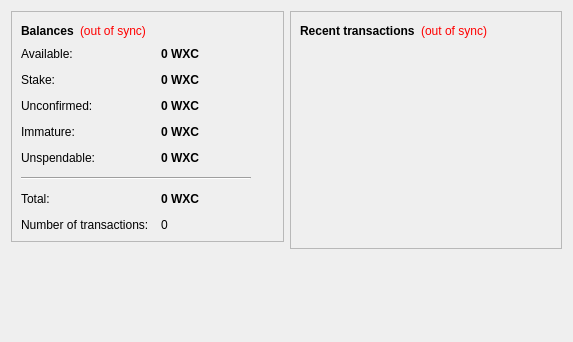
<?xml version="1.0" encoding="UTF-8"?>
<ui version="4.0">
 <class>OverviewPage</class>
 <widget class="QWidget" name="OverviewPage">
  <property name="geometry">
   <rect>
    <x>0</x>
    <y>0</y>
    <width>573</width>
    <height>342</height>
   </rect>
  </property>
  <property name="windowTitle">
   <string>Form</string>
  </property>
  <layout class="QHBoxLayout" name="horizontalLayout" stretch="1,1">
   <item>
    <layout class="QVBoxLayout" name="verticalLayout_2">
     <item>
      <widget class="QFrame" name="frame">
       <property name="frameShape">
        <enum>QFrame::StyledPanel</enum>
       </property>
       <property name="frameShadow">
        <enum>QFrame::Raised</enum>
       </property>
       <layout class="QVBoxLayout" name="verticalLayout_4">
        <item>
         <layout class="QHBoxLayout" name="horizontalLayout_4">
          <item>
           <widget class="QLabel" name="label_5">
            <property name="font">
             <font>
              <weight>75</weight>
              <bold>true</bold>
             </font>
            </property>
            <property name="text">
             <string>Balances</string>
            </property>
           </widget>
          </item>
          <item>
           <widget class="QLabel" name="labelWalletStatus">
            <property name="toolTip">
             <string>The displayed information may be out of date. Your wallet automatically synchronizes with the WXCOIN network after a connection is established, but this process has not completed yet.</string>
            </property>
            <property name="styleSheet">
             <string notr="true">QLabel { color: red; }</string>
            </property>
            <property name="text">
             <string notr="true">(out of sync)</string>
            </property>
            <property name="alignment">
             <set>Qt::AlignLeading|Qt::AlignLeft|Qt::AlignVCenter</set>
            </property>
           </widget>
          </item>
          <item>
           <spacer name="horizontalSpacer_2">
            <property name="orientation">
             <enum>Qt::Horizontal</enum>
            </property>
            <property name="sizeHint" stdset="0">
             <size>
              <width>40</width>
              <height>20</height>
             </size>
            </property>
           </spacer>
          </item>
         </layout>
        </item>
        <item>
         <layout class="QFormLayout" name="formLayout_2">
          <property name="fieldGrowthPolicy">
           <enum>QFormLayout::AllNonFixedFieldsGrow</enum>
          </property>
          <property name="horizontalSpacing">
           <number>12</number>
          </property>
          <property name="verticalSpacing">
           <number>12</number>
          </property>
          <item row="0" column="0">
           <widget class="QLabel" name="labelAvailableText">
            <property name="toolTip">
             <string>Your current available balance</string>
            </property>
            <property name="text">
             <string>Available:</string>
            </property>
           </widget>
          </item>
          <item row="0" column="1">
           <widget class="QLabel" name="labelAvailable">
            <property name="font">
             <font>
              <weight>75</weight>
              <bold>true</bold>
             </font>
            </property>
            <property name="cursor">
             <cursorShape>IBeamCursor</cursorShape>
            </property>
            <property name="toolTip">
             <string>Your current available balance</string>
            </property>
            <property name="text">
             <string notr="true">0 WXC</string>
            </property>
            <property name="alignment">
             <set>Qt::AlignLeading|Qt::AlignLeft|Qt::AlignVCenter</set>
            </property>
            <property name="textInteractionFlags">
             <set>Qt::LinksAccessibleByMouse|Qt::TextSelectableByKeyboard|Qt::TextSelectableByMouse</set>
            </property>
           </widget>
          </item>
          <item row="1" column="0">
           <widget class="QLabel" name="label_6">
            <property name="toolTip">
             <string>Total of coins that was staked, and do not yet count toward the current balance</string>
            </property>
            <property name="text">
             <string>Stake:</string>
            </property>
           </widget>
          </item>
          <item row="1" column="1">
           <widget class="QLabel" name="labelStake">
            <property name="font">
             <font>
              <weight>75</weight>
              <bold>true</bold>
             </font>
            </property>
            <property name="cursor">
             <cursorShape>IBeamCursor</cursorShape>
            </property>
            <property name="toolTip">
             <string>Total of coins that was staked, and do not yet count toward the current balance</string>
            </property>
            <property name="text">
             <string notr="true">0 WXC</string>
            </property>
            <property name="alignment">
             <set>Qt::AlignLeading|Qt::AlignLeft|Qt::AlignVCenter</set>
            </property>
            <property name="textInteractionFlags">
             <set>Qt::LinksAccessibleByMouse|Qt::TextSelectableByKeyboard|Qt::TextSelectableByMouse</set>
            </property>
           </widget>
          </item>
          <item row="2" column="0">
           <widget class="QLabel" name="label_3">
            <property name="toolTip">
             <string>Total of transactions that have yet to be confirmed, and do not yet count toward the current balance</string>
            </property>
            <property name="text">
             <string>Unconfirmed:</string>
            </property>
           </widget>
          </item>
          <item row="2" column="1">
           <widget class="QLabel" name="labelUnconfirmed">
            <property name="font">
             <font>
              <weight>75</weight>
              <bold>true</bold>
             </font>
            </property>
            <property name="cursor">
             <cursorShape>IBeamCursor</cursorShape>
            </property>
            <property name="toolTip">
             <string>Total of transactions that have yet to be confirmed, and do not yet count toward the current balance</string>
            </property>
            <property name="text">
             <string notr="true">0 WXC</string>
            </property>
            <property name="alignment">
             <set>Qt::AlignLeading|Qt::AlignLeft|Qt::AlignVCenter</set>
            </property>
            <property name="textInteractionFlags">
             <set>Qt::LinksAccessibleByMouse|Qt::TextSelectableByKeyboard|Qt::TextSelectableByMouse</set>
            </property>
           </widget>
          </item>
          <item row="3" column="0">
           <widget class="QLabel" name="labelImmatureText">
            <property name="toolTip">
             <string>Mined balance that has not yet matured</string>
            </property>
            <property name="text">
             <string>Immature:</string>
            </property>
           </widget>
          </item>
          <item row="3" column="1">
           <widget class="QLabel" name="labelImmature">
            <property name="font">
             <font>
              <weight>75</weight>
              <bold>true</bold>
             </font>
            </property>
            <property name="toolTip">
             <string>Mined balance that has not yet matured</string>
            </property>
            <property name="text">
             <string notr="true">0 WXC</string>
            </property>
            <property name="alignment">
             <set>Qt::AlignLeading|Qt::AlignLeft|Qt::AlignVCenter</set>
            </property>
            <property name="textInteractionFlags">
             <set>Qt::LinksAccessibleByMouse|Qt::TextSelectableByKeyboard|Qt::TextSelectableByMouse</set>
            </property>
           </widget>
          </item>
          <item row="4" column="0">
           <widget class="QLabel" name="labelBalanceWatchOnlyText">
            <property name="toolTip">
             <string>Your unspendable balance</string>
            </property>
            <property name="text">
             <string>Unspendable:</string>
            </property>
           </widget>
          </item>
          <item row="4" column="1">
           <widget class="QLabel" name="labelBalanceWatchOnly">
            <property name="font">
             <font>
              <weight>75</weight>
              <bold>true</bold>
             </font>
            </property>
            <property name="cursor">
             <cursorShape>IBeamCursor</cursorShape>
            </property>
            <property name="toolTip">
             <string>Your unspendable balance</string>
            </property>
            <property name="text">
             <string notr="true">0 WXC</string>
            </property>
            <property name="alignment">
             <set>Qt::AlignLeading|Qt::AlignLeft|Qt::AlignVCenter</set>
            </property>
            <property name="textInteractionFlags">
             <set>Qt::LinksAccessibleByMouse|Qt::TextSelectableByKeyboard|Qt::TextSelectableByMouse</set>
            </property>
           </widget>
          </item>
          <item row="5" column="0" colspan="2">
           <widget class="Line" name="line">
            <property name="maximumSize">
             <size>
              <width>230</width>
              <height>16777215</height>
             </size>
            </property>
            <property name="orientation">
             <enum>Qt::Horizontal</enum>
            </property>
           </widget>
          </item>
          <item row="6" column="0">
           <widget class="QLabel" name="labelTotalText">
            <property name="toolTip">
             <string>Your current total balance</string>
            </property>
            <property name="text">
             <string>Total:</string>
            </property>
           </widget>
          </item>
          <item row="6" column="1">
           <widget class="QLabel" name="labelTotal">
            <property name="font">
             <font>
              <weight>75</weight>
              <bold>true</bold>
             </font>
            </property>
            <property name="toolTip">
             <string>Your current total balance</string>
            </property>
            <property name="text">
             <string notr="true">0 WXC</string>
            </property>
            <property name="alignment">
             <set>Qt::AlignLeading|Qt::AlignLeft|Qt::AlignVCenter</set>
            </property>
            <property name="textInteractionFlags">
             <set>Qt::LinksAccessibleByMouse|Qt::TextSelectableByKeyboard|Qt::TextSelectableByMouse</set>
            </property>
           </widget>
          </item>
          <item row="7" column="0">
           <widget class="QLabel" name="label_2">
            <property name="toolTip">
             <string>Total number of transactions in wallet</string>
            </property>
            <property name="text">
             <string>Number of transactions:</string>
            </property>
           </widget>
          </item>
          <item row="7" column="1">
           <widget class="QLabel" name="labelNumTransactions">
            <property name="toolTip">
             <string>Total number of transactions in wallet</string>
            </property>
            <property name="text">
             <string notr="true">0</string>
            </property>
           </widget>
          </item>
         </layout>
        </item>
       </layout>
      </widget>
     </item>
     <item>
      <spacer name="verticalSpacer">
       <property name="orientation">
        <enum>Qt::Vertical</enum>
       </property>
       <property name="sizeHint" stdset="0">
        <size>
         <width>20</width>
         <height>40</height>
        </size>
       </property>
      </spacer>
     </item>
    </layout>
   </item>
   <item>
    <layout class="QVBoxLayout" name="verticalLayout_3">
     <item>
      <widget class="QFrame" name="frame_2">
       <property name="frameShape">
        <enum>QFrame::StyledPanel</enum>
       </property>
       <property name="frameShadow">
        <enum>QFrame::Raised</enum>
       </property>
       <layout class="QVBoxLayout" name="verticalLayout">
        <item>
         <layout class="QHBoxLayout" name="horizontalLayout_2">
          <item>
           <widget class="QLabel" name="label_4">
            <property name="text">
             <string>&lt;b&gt;Recent transactions&lt;/b&gt;</string>
            </property>
           </widget>
          </item>
          <item>
           <widget class="QLabel" name="labelTransactionsStatus">
            <property name="toolTip">
             <string>The displayed information may be out of date. Your wallet automatically synchronizes with the WXCOIN network after a connection is established, but this process has not completed yet.</string>
            </property>
            <property name="styleSheet">
             <string notr="true">QLabel { color: red; }</string>
            </property>
            <property name="text">
             <string notr="true">(out of sync)</string>
            </property>
            <property name="alignment">
             <set>Qt::AlignRight|Qt::AlignTrailing|Qt::AlignVCenter</set>
            </property>
           </widget>
          </item>
          <item>
           <spacer name="horizontalSpacer">
            <property name="orientation">
             <enum>Qt::Horizontal</enum>
            </property>
            <property name="sizeHint" stdset="0">
             <size>
              <width>40</width>
              <height>20</height>
             </size>
            </property>
           </spacer>
          </item>
         </layout>
        </item>
        <item>
         <widget class="QListView" name="listTransactions">
          <property name="styleSheet">
           <string notr="true">QListView { background: transparent; }</string>
          </property>
          <property name="frameShape">
           <enum>QFrame::NoFrame</enum>
          </property>
          <property name="verticalScrollBarPolicy">
           <enum>Qt::ScrollBarAlwaysOff</enum>
          </property>
          <property name="horizontalScrollBarPolicy">
           <enum>Qt::ScrollBarAlwaysOff</enum>
          </property>
          <property name="selectionMode">
           <enum>QAbstractItemView::NoSelection</enum>
          </property>
         </widget>
        </item>
       </layout>
      </widget>
     </item>
     <item>
      <spacer name="verticalSpacer_2">
       <property name="orientation">
        <enum>Qt::Vertical</enum>
       </property>
       <property name="sizeHint" stdset="0">
        <size>
         <width>20</width>
         <height>40</height>
        </size>
       </property>
      </spacer>
     </item>
    </layout>
   </item>
  </layout>
 </widget>
 <resources/>
 <connections/>
</ui>
